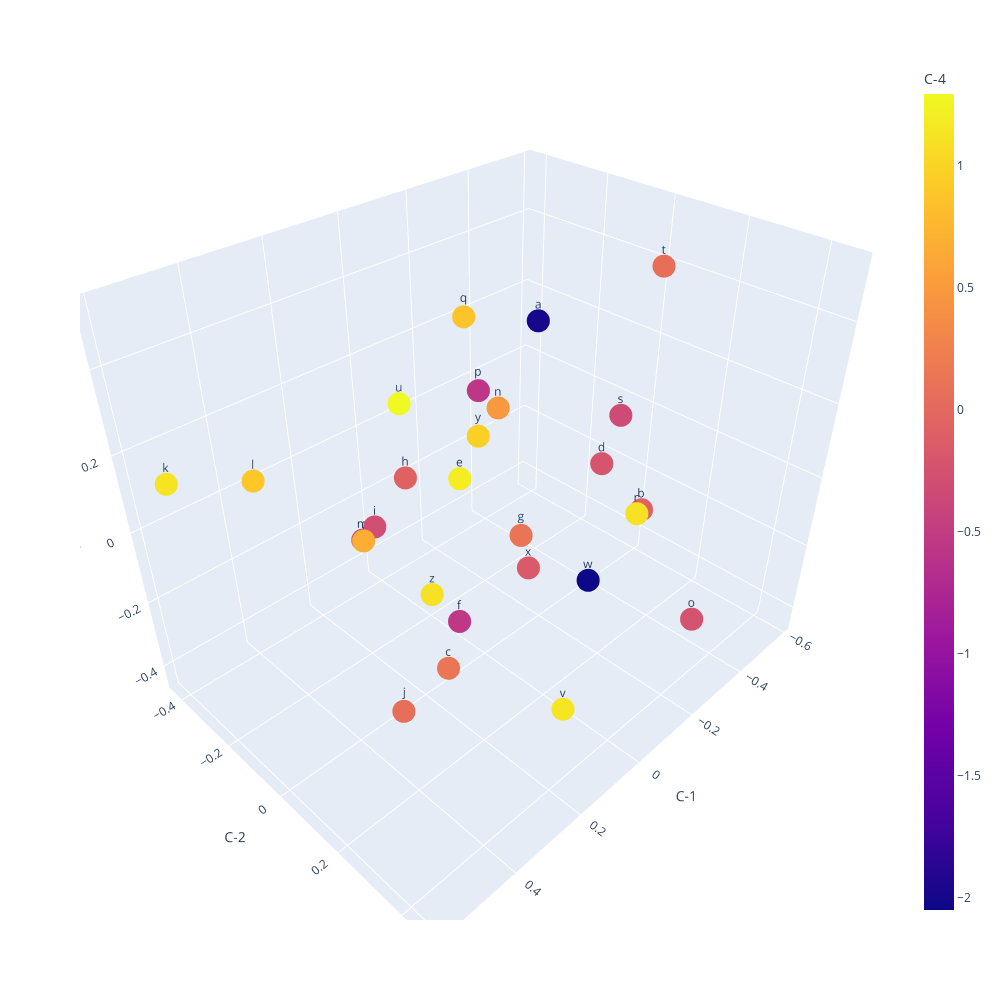

Here is the notebook cell this chart was saved with:
### Code cell
layers[0].plot_embeddings()

### Figure 1 — Plotly figure (JSON) as saved in the notebook; plotly's stock layout.template omitted (floating-point values rounded to 4 significant figures)
{"data": [{"hovertemplate": "C-1=%{x}<br>C-2=%{y}<br>C-3=%{z}<br>text=%{text}<br>C-4=%{marker.color}<extra></extra>", "legendgroup": "", "marker": {"color": [0.6693, -1.992, -0.07762, 0.1451, -0.2334, 1.199, -0.5528, 0.1328, -0.06857, -0.2901, 0.07289, 1.13, 0.897, -0.3799, 0.4817, -0.2421, -0.5677, 0.8689, 1.105, -0.3358, 0.07121, 1.292, 1.133, -2.05, -0.1553, 0.9709, 1.103], "coloraxis": "coloraxis", "symbol": "circle"}, "mode": "markers+text", "name": "", "scene": "scene", "showlegend": false, "text": [".", "a", "b", "c", "d", "e", "f", "g", "h", "i", "j", "k", "l", "m", "n", "o", "p", "q", "r", "s", "t", "u", "v", "w", "x", "y", "z"], "type": "scatter3d", "x": [0.3344, -0.5836, -0.5449, 0.4052, -0.1843, 0.03991, -0.01379, -0.07456, -0.1112, 0.1993, 0.4356, 0.5878, 0.4005, 0.0323, -0.1503, -0.2577, -0.2448, 0.1095, -0.1544, -0.1499, -0.3265, 0.05147, 0.2468, -0.07207, -0.08426, -0.09205, 0.2014], "y": [-0.01338, -0.3792, 0.04922, 0.3131, 0.1814, -0.03731, -0.1066, 0.04574, -0.4106, -0.1506, 0.2088, -0.3109, -0.2999, -0.4283, -0.1058, 0.4184, -0.268, 0.05688, 0.3087, 0.2476, 0.193, -0.22, 0.464, 0.2543, 0.06303, -0.113, 0.0395], "z": [0.06398, 0.1151, -0.2816, -0.01769, 0.1005, 0.06287, -0.443, -0.1134, -0.1905, -0.04662, -0.1904, 0.1833, 0.1047, -0.3302, 0.1364, -0.2539, 0.07873, 0.5127, 0.04582, 0.2676, 0.5235, 0.1843, -0.1335, -0.124, -0.2071, 0.08183, -0.1297]}], "layout": {"coloraxis": {"colorbar": {"title": {"text": "C-4"}}, "colorscale": [[0, "#0d0887"], [0.1111, "#46039f"], [0.2222, "#7201a8"], [0.3333, "#9c179e"], [0.4444, "#bd3786"], [0.5556, "#d8576b"], [0.6667, "#ed7953"], [0.7778, "#fb9f3a"], [0.8889, "#fdca26"], [1, "#f0f921"]]}, "height": 1000, "legend": {"tracegroupgap": 0}, "margin": {"t": 60}, "scene": {"domain": {"x": [0, 1], "y": [0, 1]}, "xaxis": {"title": {"text": "C-1"}}, "yaxis": {"title": {"text": "C-2"}}, "zaxis": {"title": {"text": "C-3"}}}, "width": 1000}}
